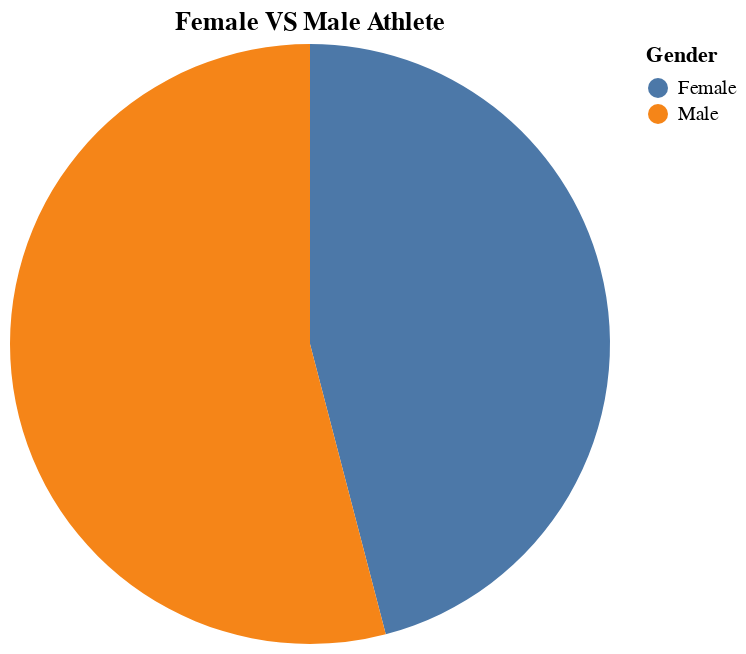

This figure's Vega-Lite source:
### Vega-Lite specification from a JSON file in a GitHub repository (floating-point values rounded to 4 significant figures)
{"$schema": "https://vega.github.io/schema/vega-lite/v5.json", "title": "Female VS Male Athlete", "width": 300, "height": 300, "data": {"values": [{"Gender": "Female", "value": 3668}, {"Gender": "Male", "value": 4317}]}, "mark": "arc", "encoding": {"theta": {"field": "value", "type": "quantitative"}, "color": {"field": "Gender", "type": "nominal"}}}
